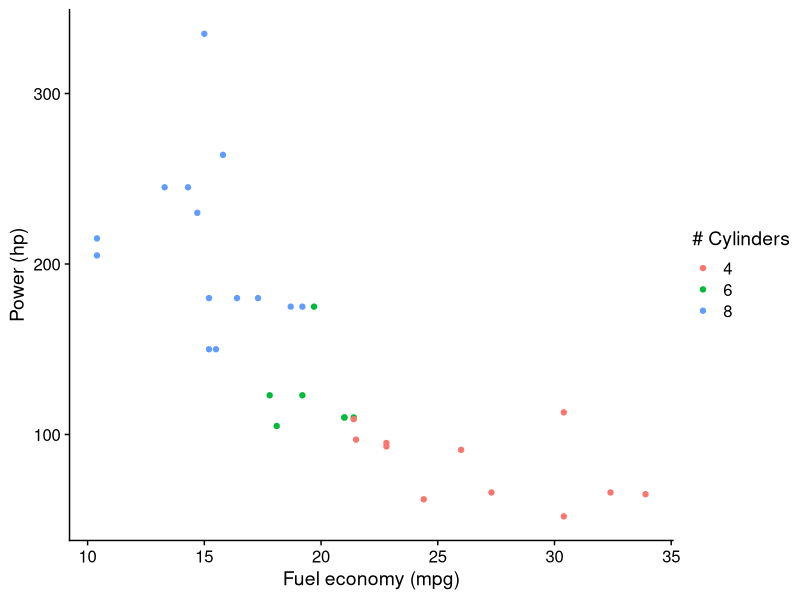

Here is the R script that generated this plot:
## ---- chunk 1
library(tidyverse)
library(cowplot)

mtcars %>% 
  ggplot(aes(x = mpg, y = hp, color = as.factor(cyl))) + 
  geom_point() +
  theme_half_open() +
  labs(
    x = 'Fuel economy (mpg)', 
    y = 'Power (hp)',
    color = '# Cylinders')
